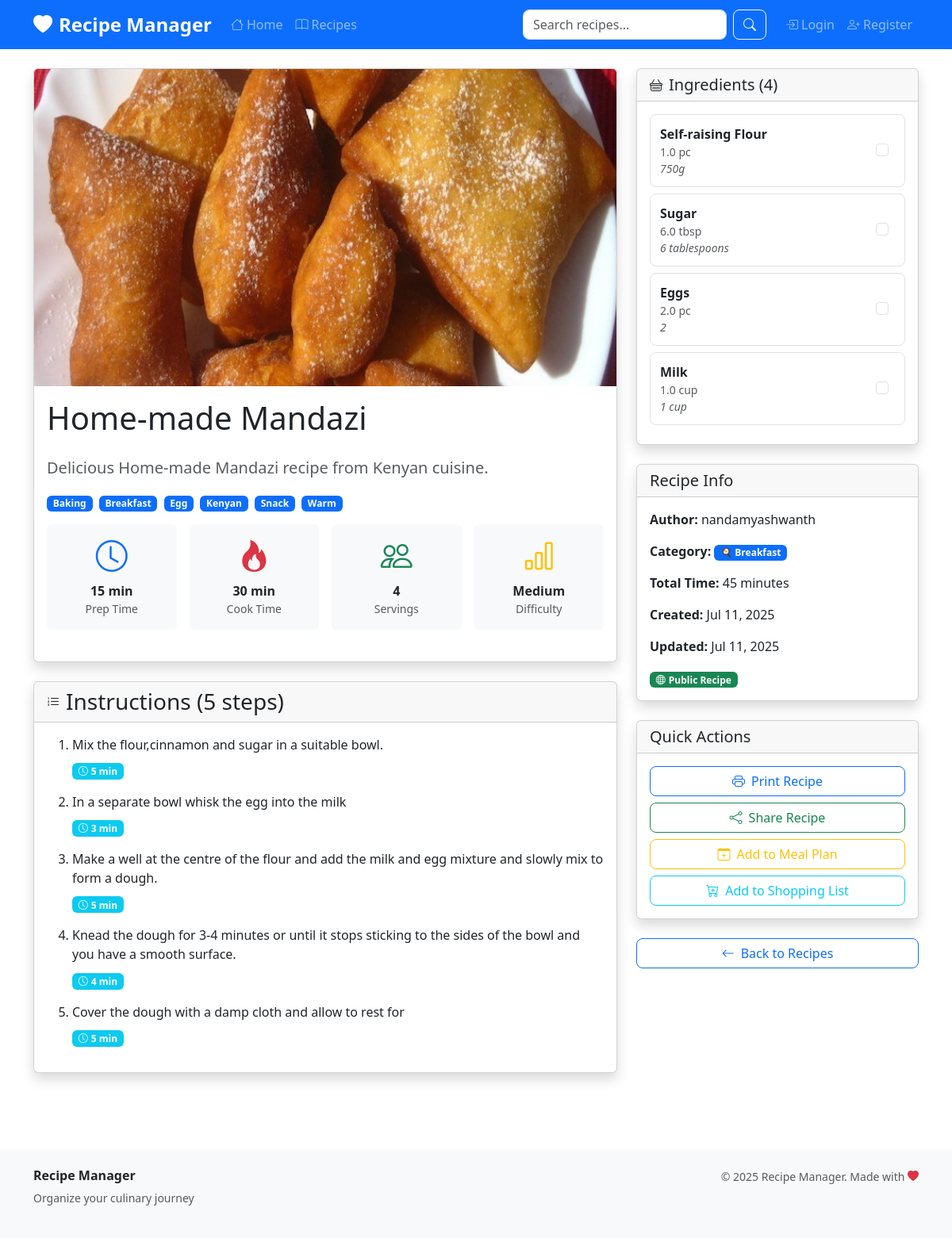
/recipes/296/, run on the app's committed database.
### apps/recipes/models.py (models this page shows, shortened)
class Recipe(models.Model):
    DIFFICULTY_CHOICES = [
        ('easy', 'Easy'),
        ('medium', 'Medium'),
        ('hard', 'Hard'),
    ]
    title = models.CharField(max_length=200)
    description = models.TextField()
    instructions = models.TextField()
    prep_time = models.PositiveIntegerField(help_text='Preparation time in minutes')
    cook_time = models.PositiveIntegerField(help_text='Cooking time in minutes')
    servings = models.PositiveIntegerField(default=4)
    difficulty = models.CharField(max_length=10, choices=DIFFICULTY_CHOICES, default='easy')
    author = models.ForeignKey(User, on_delete=models.CASCADE, related_name='recipes')
    category = models.ForeignKey(Category, on_delete=models.SET_NULL, null=True, blank=True)
    tags = models.ManyToManyField(Tag, blank=True)
    image = models.ImageField(upload_to='recipes/', blank=True, null=True)
    created_at = models.DateTimeField(auto_now_add=True)
    updated_at = models.DateTimeField(auto_now=True)
    is_public = models.BooleanField(default=True)
    featured = models.BooleanField(default=False)
    class Meta:
        ordering = ['-created_at']
    @property
    def total_time(self):
        return self.prep_time + self.cook_time
    @property
    def average_rating(self):
        ratings = self.ratings.all()
        if ratings:
            return sum(rating.score for rating in ratings) / len(ratings)
        return 0

class Tag(models.Model):
    name = models.CharField(max_length=50, unique=True)
    color = models.CharField(max_length=7, default='#6c757d')
    class Meta:
        ordering = ['name']

class RecipeStep(models.Model):
    recipe = models.ForeignKey(Recipe, on_delete=models.CASCADE, related_name='steps')
    step_number = models.PositiveIntegerField()
    instruction = models.TextField()
    image = models.ImageField(upload_to='recipe_steps/', blank=True, null=True)
    time_required = models.PositiveIntegerField(null=True, blank=True, help_text='Time in minutes')
    class Meta:
        ordering = ['step_number']
        unique_together = ['recipe', 'step_number']

class RecipeIngredient(models.Model):
    recipe = models.ForeignKey(Recipe, on_delete=models.CASCADE, related_name='ingredients')
    ingredient = models.ForeignKey(Ingredient, on_delete=models.CASCADE)
    quantity = models.FloatField()
    unit = models.ForeignKey(Unit, on_delete=models.CASCADE)
    notes = models.CharField(max_length=200, blank=True)
    class Meta:
        unique_together = ['recipe', 'ingredient']

class Ingredient(models.Model):
    name = models.CharField(max_length=200, unique=True)
    description = models.TextField(blank=True)
    default_unit = models.ForeignKey(Unit, on_delete=models.SET_NULL, null=True, blank=True)
    calories_per_100g = models.FloatField(null=True, blank=True)
    class Meta:
        ordering = ['name']

class Unit(models.Model):
    name = models.CharField(max_length=50, unique=True)
    abbreviation = models.CharField(max_length=10)
    unit_type = models.CharField(
        max_length=20,
        choices=[
            ('weight', 'Weight'),
            ('volume', 'Volume'),
            ('length', 'Length'),
            ('temperature', 'Temperature'),
            ('count', 'Count'),
        ]
    )

class Category(models.Model):
    name = models.CharField(max_length=100, unique=True)
    description = models.TextField(blank=True)
    icon = models.CharField(max_length=50, blank=True)
    color = models.CharField(max_length=7, default='#007bff')
    class Meta:
        verbose_name_plural = 'Categories'
        ordering = ['name']

### apps/users/models.py (models this page shows, shortened)
class User(AbstractUser):
    email = models.EmailField(unique=True)
    first_name = models.CharField(max_length=30)
    last_name = models.CharField(max_length=30)
    avatar = models.ImageField(upload_to='avatars/', blank=True, null=True)
    bio = models.TextField(max_length=500, blank=True)
    location = models.CharField(max_length=100, blank=True)
    birth_date = models.DateField(null=True, blank=True)
    dietary_preferences = models.CharField(max_length=200, blank=True)
    cooking_skill_level = models.CharField(
        max_length=20,
        choices=[
            ('beginner', 'Beginner'),
            ('intermediate', 'Intermediate'),
            ('advanced', 'Advanced'),
            ('expert', 'Expert'),
        ],
        default='beginner'
    )

### apps/recipes/views.py (the view)
# urls.py: path('<int:pk>/', views.RecipeDetailView.as_view(), name='detail'),
class RecipeDetailView(DetailView):
    model = Recipe
    template_name = 'recipes/detail.html'
    context_object_name = 'recipe'
    def get_queryset(self):
        queryset = Recipe.objects.select_related('author', 'category').prefetch_related(
            'ingredients__ingredient',
            'ingredients__unit',
            'steps',
            'tags',
            'ratings__user'
        )
        if self.request.user.is_authenticated:
            return queryset.filter(
                Q(is_public=True) | Q(author=self.request.user)
            )
        return queryset.filter(is_public=True)

### templates/recipes/detail.html (shortened to what this page needs)
{% extends 'base.html' %}
{% load static %}
{% block content %}
<div class="container">
    <div class="row">
        <div class="col-lg-8">
            <div class="card shadow mb-4">
                {% if recipe.image %}
                    <img src="{{ recipe.image.url }}" class="card-img-top" alt="{{ recipe.title }}" style="height: 400px; object-fit: cover;">
                {% endif %}
                <div class="card-body">
                    <div class="d-flex justify-content-between align-items-start mb-3">
                        <div>
                            <h1 class="card-title">{{ recipe.title }}</h1>
                        </div>
                    </div>
                    <p class="text-muted lead">{{ recipe.description }}</p>
                    {% if recipe.tags.exists %}
                        <div class="mb-3">
                            {% for tag in recipe.tags.all %}
                                <span class="badge bg-primary me-1">{{ tag.name }}</span>
                            {% endfor %}
                        </div>
                    {% endif %}
                    <div class="row g-3 mb-4">
                        <div class="col-6 col-md-3">
                            <div class="text-center p-3 bg-light rounded">
                                <i class="bi bi-clock display-6 text-primary"></i>
                                <div class="mt-2">
                                    <strong>{{ recipe.prep_time }} min</strong>
                                    <div class="small text-muted">Prep Time</div>
                                </div>
                            </div>
                        </div>
                        <div class="col-6 col-md-3">
                            <div class="text-center p-3 bg-light rounded">
                                <i class="bi bi-fire display-6 text-danger"></i>
                                <div class="mt-2">
                                    <strong>{{ recipe.cook_time }} min</strong>
                                    <div class="small text-muted">Cook Time</div>
                                </div>
                            </div>
                        </div>
                        <div class="col-6 col-md-3">
                            <div class="text-center p-3 bg-light rounded">
                                <i class="bi bi-people display-6 text-success"></i>
                                <div class="mt-2">
                                    <strong>{{ recipe.servings }}</strong>
                                    <div class="small text-muted">Servings</div>
                                </div>
                            </div>
                        </div>
                        <div class="col-6 col-md-3">
                            <div class="text-center p-3 bg-light rounded">
                                <i class="bi bi-bar-chart display-6 text-warning"></i>
                                <div class="mt-2">
                                    <strong>{{ recipe.get_difficulty_display }}</strong>
                                    <div class="small text-muted">Difficulty</div>
                                </div>
                            </div>
                        </div>
                    </div>
                </div>
            </div>
            {% if recipe.steps.exists %}
                <div class="card shadow mb-4">
                    <div class="card-header d-flex align-items-center">
                        <i class="bi bi-list-ol me-2"></i>
                        <h3 class="mb-0">Instructions ({{ recipe.steps.count }} steps)</h3>
                    </div>
                    <div class="card-body">
                        <ol>
                        {% for step in recipe.steps.all %}
                            <li class="mb-3">
                                <div>
                                    <p class="mb-2">{{ step.instruction }}</p>
                                    {% if step.time_required %}
                                        <span class="badge bg-info">
                                            <i class="bi bi-clock me-1"></i>{{ step.time_required }} min
                                        </span>
                                    {% endif %}
                                </div>
                            </li>
                        {% endfor %}
                        </ol>
                    </div>
                </div>
            {% endif %}
        </div>
        <div class="col-lg-4">
            {% if recipe.ingredients.exists %}
                <div class="card shadow mb-4">
                    <div class="card-header d-flex align-items-center">
                        <i class="bi bi-basket me-2"></i>
                        <h5 class="mb-0">Ingredients ({{ recipe.ingredients.count }})</h5>
                    </div>
                    <div class="card-body">
                        {% for recipe_ingredient in recipe.ingredients.all %}
                            <div class="ingredient-item">
                                <div class="d-flex justify-content-between align-items-center">
                                    <div>
                                        <strong>{{ recipe_ingredient.ingredient.name }}</strong>
                                        <div class="text-muted small">
                                            {{ recipe_ingredient.quantity }} {{ recipe_ingredient.unit.abbreviation }}
                                            {% if recipe_ingredient.notes %}
                                                <br><em>{{ recipe_ingredient.notes }}</em>
                                            {% endif %}
                                        </div>
                                    </div>
                                    <div class="form-check">
                                        <input class="form-check-input" type="checkbox" id="ingredient_{{ forloop.counter }}">
                                    </div>
                                </div>
                            </div>
                        {% endfor %}
                    </div>
                </div>
            {% endif %}
            <div class="card shadow mb-4">
                <div class="card-header">
                    <h5 class="mb-0">Recipe Info</h5>
                </div>
                <div class="card-body">
                    <p><strong>Author:</strong> {{ recipe.author.get_full_name|default:recipe.author.username }}</p>
                    {% if recipe.category %}
                        <p><strong>Category:</strong>
                            <span class="badge bg-primary">
                                {{ recipe.category.icon }} {{ recipe.category.name }}
                            </span>
                        </p>
                    {% endif %}
                    <p><strong>Total Time:</strong> {{ recipe.total_time }} minutes</p>
                    <p><strong>Created:</strong> {{ recipe.created_at|date:"M d, Y" }}</p>
                    {% if recipe.updated_at != recipe.created_at %}
                        <p><strong>Updated:</strong> {{ recipe.updated_at|date:"M d, Y" }}</p>
                    {% endif %}
                    <div class="mt-3">
                        {% if recipe.is_public %}
                            <span class="badge bg-success">
                                <i class="bi bi-globe me-1"></i>Public Recipe
                            </span>
                        {% else %}
                            <span class="badge bg-secondary">
                                <i class="bi bi-lock me-1"></i>Private Recipe
                            </span>
                        {% endif %}
                    </div>
                </div>
            </div>
            <div class="card shadow mb-4">
                <div class="card-header">
                    <h5 class="mb-0">Quick Actions</h5>
                </div>
                <div class="card-body">
                    <div class="d-grid gap-2">
                        <button class="btn btn-outline-primary" onclick="window.print()">
                            <i class="bi bi-printer me-2"></i>Print Recipe
                        </button>
                        <button class="btn btn-outline-success" onclick="shareRecipe()">
                            <i class="bi bi-share me-2"></i>Share Recipe
                        </button>
                        <a href="#" class="btn btn-outline-warning">
                            <i class="bi bi-calendar-plus me-2"></i>Add to Meal Plan
                        </a>
                        <a href="#" class="btn btn-outline-info">
                            <i class="bi bi-cart-plus me-2"></i>Add to Shopping List
                        </a>
                    </div>
                </div>
            </div>
            <div class="d-grid">
                <a href="{% url 'recipes:list' %}" class="btn btn-outline-primary">
                    <i class="bi bi-arrow-left me-2"></i>Back to Recipes
                </a>
            </div>
        </div>
    </div>
</div>
{% endblock %}

### static/css/style.css (style rules this page uses)
body { font-family: 'Segoe UI', Tahoma, Geneva, Verdana, sans-serif; }
.card { transition: transform 0.2s ease-in-out; }
.btn { border-radius: 8px; }

### templates/recipes/detail.html (style rules this page uses)
.ingredient-item { background: #fff; border: 1px solid #dee2e6; border-radius: 8px; padding: 0.75rem; margin-bottom: 0.5rem; transition: all 0.2s ease; }

### data on the page
Recipe: image (picture), title "Home-made Mandazi", description "Delicious Home-made Mandazi recipe from Kenyan cuisine.", prep_time "15", cook_time "30", servings "4", difficulty "Medium", steps.count "5", ingredients.count "4", author.get_full_name "nandamyashwanth", category.icon "🍳", category.name "Breakfast", total_time "45", created_at "Jul 11, 2025", updated_at "Jul 11, 2025"
Tag: name "Baking"
Tag: name "Breakfast"
Tag: name "Egg"
Tag: name "Kenyan"
Tag: name "Snack"
Tag: name "Warm"
RecipeStep: instruction "Mix the flour,cinnamon and sugar in a suitable bowl.", time_required "5"
RecipeStep: instruction "In a separate bowl whisk the egg into the milk", time_required "3"
RecipeStep: instruction "Make a well at the centre of the flour and add the milk and egg mixture and slowly mix to form a dough.", time_required "5"
RecipeStep: instruction "Knead the dough for 3-4 minutes or until it stops sticking to the sides of the bowl and you have a smooth surface.", time_required "4"
RecipeStep: instruction "Cover the dough with a damp cloth and allow to rest for", time_required "5"
RecipeIngredient: ingredient.name "Self-raising Flour", quantity "1.0", unit.abbreviation "pc", notes "750g"
RecipeIngredient: ingredient.name "Sugar", quantity "6.0", unit.abbreviation "tbsp", notes "6 tablespoons"
RecipeIngredient: ingredient.name "Eggs", quantity "2.0", unit.abbreviation "pc", notes "2"
RecipeIngredient: ingredient.name "Milk", quantity "1.0", unit.abbreviation "cup", notes "1 cup"
